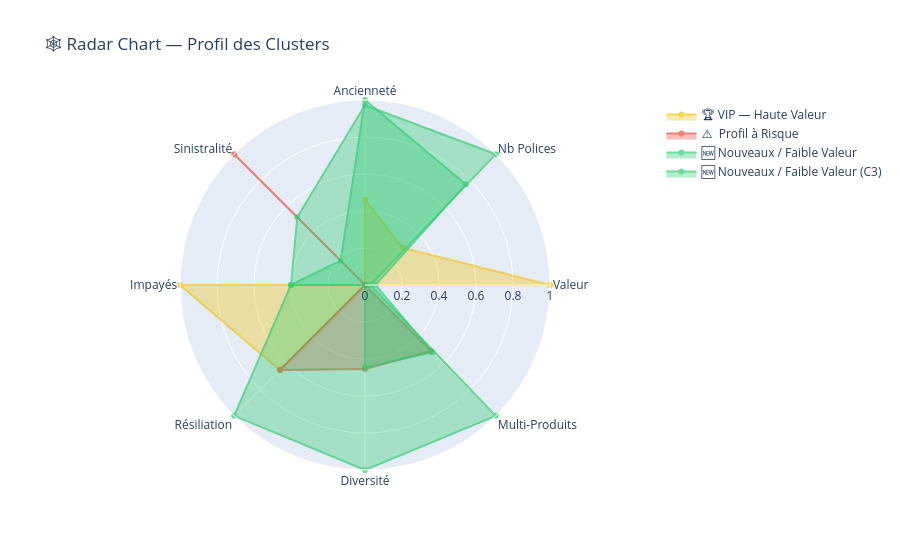

Notebook source saved alongside this figure:
### Markdown cell above
## 8. Visualisation — Radar Chart par Cluster

### Code cell
radar_features = [
    'TOTAL_PRIMES', 'NB_POLICES', 'ANCIENNETE_JOURS',
    'SP_RATIO', 'TAUX_IMPAYE', 'TAUX_RESILIATION',
    'NB_BRANCHES', 'FLAG_MULTI_BRANCHES'
]
radar_features = [c for c in radar_features if c in cluster_profile.columns]

radar_labels = [
    'Valeur', 'Nb Polices', 'Ancienneté',
    'Sinistralité', 'Impayés', 'Résiliation',
    'Diversité', 'Multi-Produits'
][:len(radar_features)]

radar_norm = cluster_profile[radar_features].copy()
for col in radar_norm.columns:
    mn, mx = radar_norm[col].min(), radar_norm[col].max()
    radar_norm[col] = (radar_norm[col] - mn) / (mx - mn + 1e-9)

fig = go.Figure()
for idx in radar_norm.index:
    vals = radar_norm.loc[idx].tolist()
    vals += [vals[0]]  # fermer le polygone
    lbls = radar_labels + [radar_labels[0]]
    fig.add_trace(go.Scatterpolar(
        r=vals, theta=lbls, fill='toself',
        name=cluster_names[idx],
        line_color=cluster_colors[idx], opacity=0.7
    ))

fig.update_layout(
    polar=dict(radialaxis=dict(visible=True, range=[0, 1])),
    title='🕸️ Radar Chart — Profil des Clusters',
    height=550, showlegend=True
)
fig.show()

### Figure 1 — Plotly figure (JSON) as saved in the notebook; plotly's stock layout.template omitted (floating-point values rounded to 4 significant figures)
{"data": [{"fill": "toself", "line": {"color": "#f1c40f"}, "name": "🏆 VIP — Haute Valeur", "opacity": 0.7, "r": [1.0, 0.2852, 0.4615, 0, 1.0, 0.65, 0, 0, 1.0], "theta": ["Valeur", "Nb Polices", "Ancienneté", "Sinistralité", "Impayés", "Résiliation", "Diversité", "Multi-Produits", "Valeur"], "type": "scatterpolar"}, {"fill": "toself", "line": {"color": "#e74c3c"}, "name": "⚠️  Profil à Risque", "opacity": 0.7, "r": [0, 0, 0, 1.0, 0, 0.65, 0.4545, 0.5048, 0], "theta": ["Valeur", "Nb Polices", "Ancienneté", "Sinistralité", "Impayés", "Résiliation", "Diversité", "Multi-Produits", "Valeur"], "type": "scatterpolar"}, {"fill": "toself", "line": {"color": "#2ecc71"}, "name": "🆕 Nouveaux / Faible Valeur", "opacity": 0.7, "r": [0.02853, 1.0, 0.9714, 0.5178, 0.4, 1.0, 1.0, 1.0, 0.02853], "theta": ["Valeur", "Nb Polices", "Ancienneté", "Sinistralité", "Impayés", "Résiliation", "Diversité", "Multi-Produits", "Valeur"], "type": "scatterpolar"}, {"fill": "toself", "line": {"color": "#2ecc71"}, "name": "🆕 Nouveaux / Faible Valeur (C3)", "opacity": 0.7, "r": [0.05617, 0.7695, 1.0, 0.1858, 0.4, 0, 0.4444, 0.5143, 0.05617], "theta": ["Valeur", "Nb Polices", "Ancienneté", "Sinistralité", "Impayés", "Résiliation", "Diversité", "Multi-Produits", "Valeur"], "type": "scatterpolar"}], "layout": {"height": 550, "polar": {"radialaxis": {"range": [0, 1], "visible": true}}, "showlegend": true, "title": {"text": "🕸️ Radar Chart — Profil des Clusters"}}}
